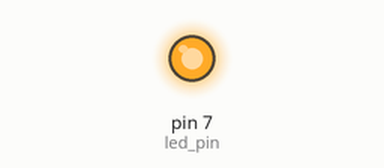
This sketch was run on a simulated Arduino Uno, built with avr-gcc and run on an emulated ATmega328P. On the bench: output pins drawn as LEDs (lit = HIGH).

Above: at 1.5 s.
At 5.2 s:
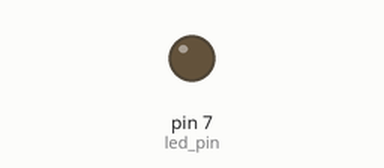
Timing chart, 0 to 7.5 s (numbered marks = the images above):
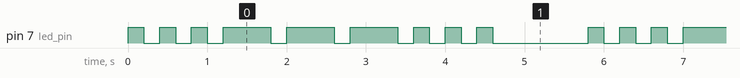

Measured:
- by itself, pin 7 (led_pin): repeats every 5.8 s: 2 × (LOW 0.20 s, HIGH 0.20 s), 3 × (LOW 0.20 s, HIGH 0.60 s), 3 × (LOW 0.20 s, HIGH 0.20 s), LOW 1.2 s, HIGH 0.20 s
- by itself, everything shown: repeats every 5.8 s, in 18 steps

The sketch:

SOS.ino
```cpp
/*
 * Blinks an LED at a given pin to SOS
 * Code is modularized for ease of use
 * By: Hiep Le
 */

// variables
int led_pin = 7;

void setup() {
  // pin setup
  pinMode(led_pin, OUTPUT);
}

void loop() {
  // SOS blinking
  blink_n_times(led_pin, 3, 200, 200);
  blink_n_times(led_pin, 3, 600, 200);
  blink_n_times(led_pin, 3, 200, 200);
  delay(1000);
}

// blinks an led at the given pin n times
void blink_n_times(int led, int n, int timeOn, int timeOff) {
  for(int i=0; i<n; i++) {
    blink_led(led, timeOn, timeOff);
  }
}

// blinks an led at the given pin, on for timeOn amount of time and off for timeOff amount of time
void blink_led(int led, int timeOn, int timeOff) {
  digitalWrite(led, HIGH);
  delay(timeOn);
  digitalWrite(led, LOW);
  delay(timeOff);
}
```
